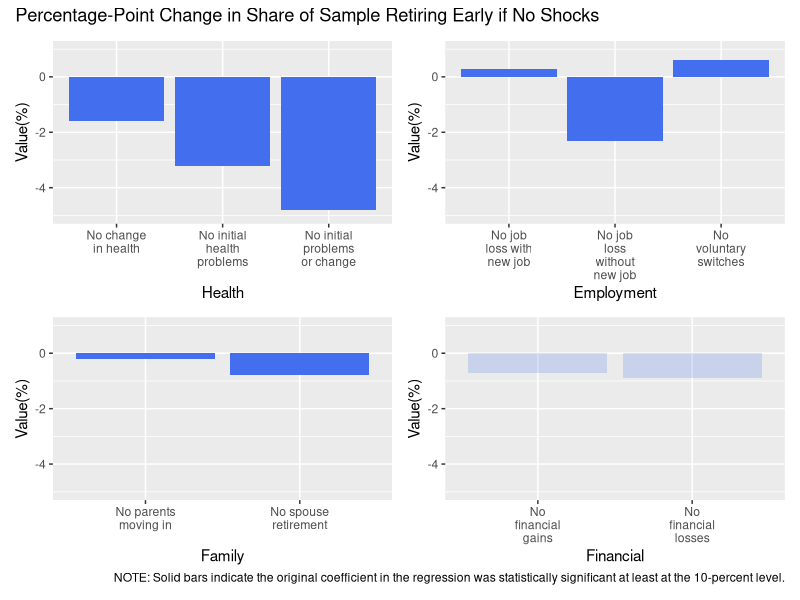

Source code (R):
## ---- chunk 1

# Homework of TymonCzarnota
# Original source: https://github.com/mini-pw/WizualizacjaDanych2018/pull/90
# All added/changed lines are preceeded with an appropriate comment with a justification

library("ggplot2")
#The next two lines are obligatory to install the patchwork packages which is used to display plots (using "+" operator) in the orignal code
#install.packages("devtools")
#devtools::install_github("thomasp85/patchwork")
library(patchwork)
# The stringr library is needed to wrap strings (the labels on plots)
#install.packages("stringr")
library(stringr)

Health<-data.frame(
  "reason"=c("No initial health problems",  "No change in health", "No initial problems or change"), 
  "value"=c(-3.2, -1.6, -4.8) 
)

Employment<-data.frame(
  "reason"=c("No voluntary switches","No job loss with new job","No job loss without new job"),
  "value"=c(0.6, 0.3, -2.3) 
)

Family_related<-data.frame(
  "reason"=c("No spouse retirement","No parents moving in"),
  "value"=c(-0.8,-0.2) 
)

Financial<-data.frame(
  "reason"=c("No financial gains","No financial losses"),
  "value"=c(-0.7,-0.9) 
)


HealthPlot<-ggplot(data = Health, aes(x=reason,y=value)) +
  # THEMES: changing color to a neutral taint (red is usually associated with something drastic and negative)
  geom_col(fill = "royalblue2") +
  labs(y="Value(%)",x="Health") +
  # THEMES: wrapping the labels on x-axis, so they are readable
  scale_x_discrete(labels = function(x) str_wrap(x, width = 10)) +
  # AESTHETICS: Fixed the scale, so that all graphs have the same Y limits and the scale is not misleading while comparing the graphs
  ylim(-5,1)
EmploymentPlot<-ggplot(data = Employment, aes(x=reason,y=value)) +
  # THEMES: changing color to a neutral taint (red is usually associated with something drastic and negative)
  geom_col(fill = "royalblue2") +
  labs(y="Value(%)",x="Employment") +
  # THEMES: wrapping the labels on x-axis, so they are readable
  scale_x_discrete(labels = function(x) str_wrap(x, width = 10)) +
  # AESTHETICS: Fixed the scale, so that all graphs have the same Y limits and the scale is not misleading while comparing the graphs
  ylim(-5,1)
FamilyPlot<-ggplot(data = Family_related, aes(x=reason,y=value)) +
  # THEMES: changing color to a neutral taint (red is usually associated with something drastic and negative)
  geom_col(fill = "royalblue2") +
  labs(y="Value(%)",x="Family") +
  # THEMES: wrapping the labels on x-axis, so they are readable
  scale_x_discrete(labels = function(x) str_wrap(x, width = 10)) +
  # AESTHETICS: Fixed the scale, so that all graphs have the same Y limits and the scale is not misleading while comparing the graphs
  ylim(-5,1)
FinancialPlot<-ggplot(data = Financial, aes(x=reason,y=value)) +
  # THEMES: changing color to a neutral taint (red is usually associated with something drastic and negative)
  geom_col(fill = "royalblue2",alpha=0.2) +
  labs(y="Value(%)",x="Financial") +
  # THEMES: wrapping the labels on x-axis, so they are readable
  scale_x_discrete(labels = function(x) str_wrap(x, width = 10)) +
  # AESTHETICS: Fixed the scale, so that all graphs have the same Y limits and the scale is not misleading while comparing the graphs
  ylim(-5,1)

# DATA (or THEMES?): Added the title of the graph within the joined graphs object so that no matter where they are reused the topic is displayed
# source: (https://www.marketwatch.com/story/why-do-37-of-older-workers-retire-earlier-than-planned-2019-02-27?mod=newsviewer_click)
TitleText="Percentage-Point Change in Share of Sample Retiring Early if No Shocks"

# DATA (or THEMES?): In the source article of the graph there is an important note about the meaning of solid (and nonsolid) bars, 
#                    because it is crucial to understand why some of the bars are partially transparent
# source: (https://www.marketwatch.com/story/why-do-37-of-older-workers-retire-earlier-than-planned-2019-02-27?mod=newsviewer_click)
NoteText <- "NOTE: Solid bars indicate the original coefficient in the regression was statistically significant at least at the 10-percent level."

plots = (HealthPlot+EmploymentPlot+FamilyPlot+FinancialPlot) 
# Added the caption and the title of all graphs
plots + labs(caption = NoteText) +plot_annotation(title = TitleText)
